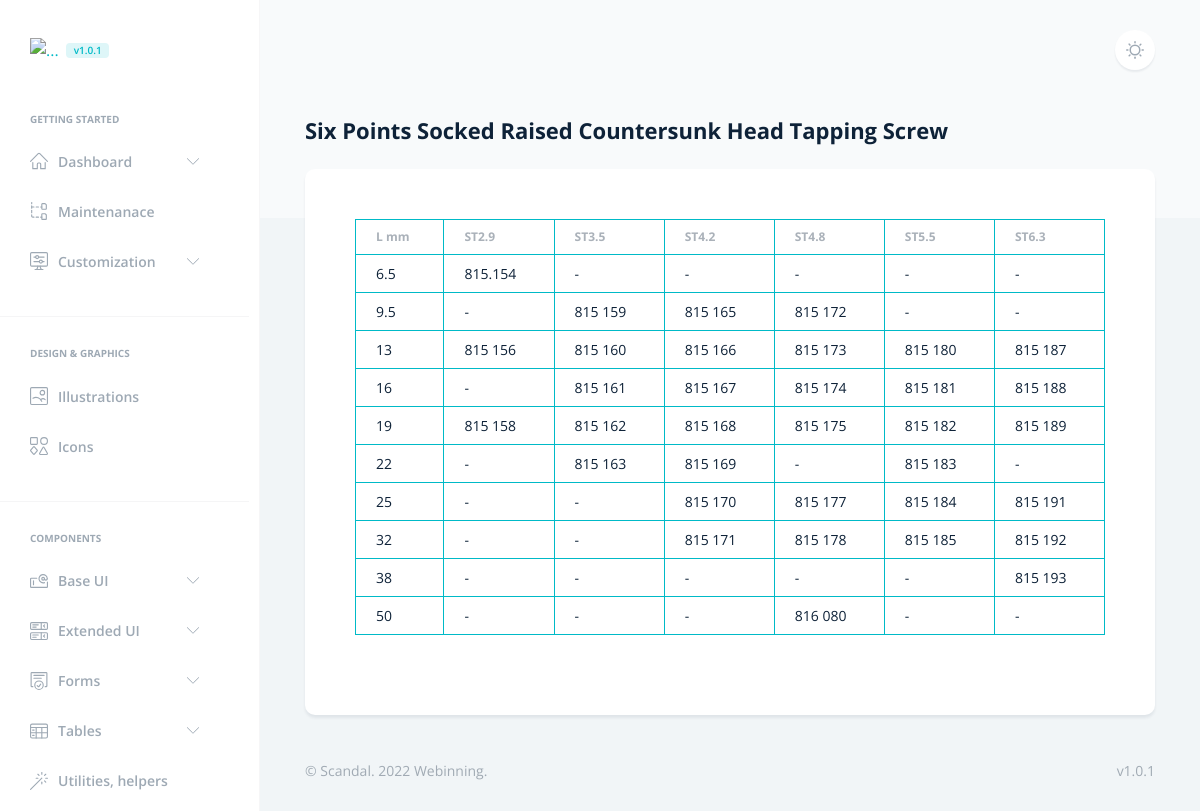
The page /fasteners/iso14583/ on the database its author committed.
### fasteners/models.py (models this page shows, shortened)
class ISO14583(models.Model):
    screw_length = models.CharField(max_length=7, unique=True)
    st2_9 = models.CharField('ST2.9', max_length=7, default='-')
    st3_5 = models.CharField('ST3.5', max_length=7, default='-')
    st4_2 = models.CharField('ST4.2', max_length=7, default='-')
    st4_8 = models.CharField('ST4.8', max_length=7, default='-')
    st5_5 = models.CharField('ST5.5', max_length=7, default='-')
    st6_3 = models.CharField('ST6.3', max_length=7, default='-')
    class Meta:
        verbose_name = "ISO 14583"
        verbose_name_plural = "ISO 14583"

### fasteners/views.py (the view)
# urls.py: path('iso14583/', views.iso14583, name='iso14583'),
def iso14583(request):
    iso14583_list = ISO14583.objects.values()
    context = {
        'iso14583_list': iso14583_list,
    }
    return render(request, 'fasteners/screws/iso14583.html', context)

### templates/fasteners/screws/iso14583.html (shortened to what this page needs)
{% extends 'base.html' %}
{% load static %}
{% block navar %}
<li class="nav-item">
    <span class="h6 text-secondary ps-4 ps-lg-6 mb-3 d-block text-uppercase">Getting started</span>
</li>
<li class="nav-item dropdown">
    <a class="nav-link" href="#customization" data-bs-toggle="collapse" role="button" aria-expanded="false"
        aria-controls="customization">
        <span>Dashboard</span>
    </a>
</li>
<li class="nav-item">
    <a href="../docs/structure.html" class="nav-link">
        <span>Maintenanace</span>
    </a>
</li>
<li class="nav-item dropdown">
    <a class="nav-link" href="#customization" data-bs-toggle="collapse" role="button" aria-expanded="false"
        aria-controls="customization">
        <span>Customization</span>
    </a>
</li>
<li class="nav-item w-100">
    <hr>
</li>
<li class="nav-item">
    <span class="h6 text-secondary ps-4 ps-lg-6 mb-3 d-block text-uppercase">Design & Graphics</span>
</li>
<li class="nav-item">
    <a href="../docs/illustrations.html" class="nav-link">
        <span>Illustrations</span>
    </a>
</li>
<li class="nav-item">
    <a href="../docs/icons.html" class="nav-link">
        <span>Icons</span>
    </a>
</li>
<li class="nav-item w-100">
    <hr>
</li>
<li class="nav-item">
    <span class="h6 text-secondary ps-4 ps-lg-6 mb-3 d-block text-uppercase">Components</span>
</li>
<li class="nav-item dropdown">
    <a class="nav-link" href="#baseUI" data-bs-toggle="collapse" role="button" aria-expanded="false"
        aria-controls="baseUI">
        <span>Base UI</span>
    </a>
</li>
<li class="nav-item dropdown">
    <a class="nav-link" href="#extendedUI" data-bs-toggle="collapse" role="button" aria-expanded="false"
        aria-controls="extendedUI">
        <span>Extended UI</span>
    </a>
</li>
<li class="nav-item dropdown">
    <a class="nav-link" href="#forms" data-bs-toggle="collapse" role="button" aria-expanded="false"
        aria-controls="forms">
        <span>Forms</span>
    </a>
</li>
<li class="nav-item dropdown">
    <a class="nav-link" href="#tables" data-bs-toggle="collapse" role="button" aria-expanded="false"
        aria-controls="tables">
        <span>Tables</span>
    </a>
</li>
<li class="nav-item">
    <a href="../docs/utilities-helpers.html" class="nav-link">
        <span>Utilities, helpers</span>
    </a>
</li>
<li class="nav-item w-100">
</li>
{% endblock %}
{% block body%}
<h1 class="h2">Six Points Socked Raised Countersunk Head Tapping Screw</h1>
<div class="row">
    <div class="col">
        <div class="card border-0 p-md-6">
            <div class="card-body">
                <div class="row">
                    <div class="col">
{% if iso14583_list %}
<div class="table-responsive">
    <table class="table table-hover table-bordered border-primary table-sm">
        <thead>
            <tr>
                <th>L mm</th>
                <th>ST2.9</th>
                <th>ST3.5</th>
                <th>ST4.2</th>
                <th>ST4.8</th>
                <th>ST5.5</th>
                <th>ST6.3</th>
            </tr>
        </thead>
        {% for iso14583 in iso14583_list %}
        <tbody>
            <tr>
                <td>{{ iso14583.screw_length }}</a></td>
                <td>{{ iso14583.st2_9 }}</td>
                <td>{{ iso14583.st3_5 }}</td>
                <td>{{ iso14583.st4_2 }}</td>
                <td>{{ iso14583.st4_8 }}</td>
                <td>{{ iso14583.st5_5 }}</td>
                <td>{{ iso14583.st6_3 }}</td>
            </tr>
        </tbody>
    {% endfor %}
    </table>
</div>
{% else %}
    <p>No Hexagon Socked Head Cap Screws in database.</p>
{% endif %}
                    </div>
                </div>
            </div>
        </div>
    </div>
</div>
{% endblock %}

### rows shown on the page
ISO14583: screw_length "6.5", st2_9 "815.154", st3_5 "-", st4_2 "-", st4_8 "-", st5_5 "-", st6_3 "-"
ISO14583: screw_length "9.5", st2_9 "-", st3_5 "815 159", st4_2 "815 165", st4_8 "815 172", st5_5 "-", st6_3 "-"
ISO14583: screw_length "13", st2_9 "815 156", st3_5 "815 160", st4_2 "815 166", st4_8 "815 173", st5_5 "815 180", st6_3 "815 187"
ISO14583: screw_length "16", st2_9 "-", st3_5 "815 161", st4_2 "815 167", st4_8 "815 174", st5_5 "815 181", st6_3 "815 188"
ISO14583: screw_length "19", st2_9 "815 158", st3_5 "815 162", st4_2 "815 168", st4_8 "815 175", st5_5 "815 182", st6_3 "815 189"
ISO14583: screw_length "22", st2_9 "-", st3_5 "815 163", st4_2 "815 169", st4_8 "-", st5_5 "815 183", st6_3 "-"
ISO14583: screw_length "25", st2_9 "-", st3_5 "-", st4_2 "815 170", st4_8 "815 177", st5_5 "815 184", st6_3 "815 191"
ISO14583: screw_length "32", st2_9 "-", st3_5 "-", st4_2 "815 171", st4_8 "815 178", st5_5 "815 185", st6_3 "815 192"
ISO14583: screw_length "38", st2_9 "-", st3_5 "-", st4_2 "-", st4_8 "-", st5_5 "-", st6_3 "815 193"
ISO14583: screw_length "50", st2_9 "-", st3_5 "-", st4_2 "-", st4_8 "816 080", st5_5 "-", st6_3 "-"
